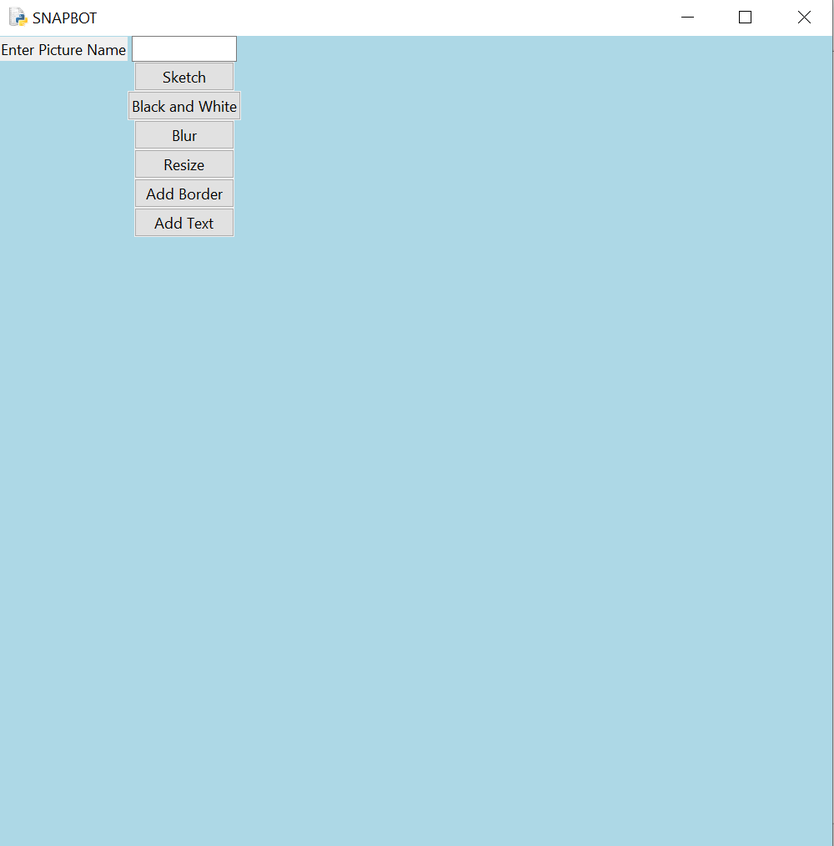
#> input picture SNAPBOT.png, 834 x 846 px, shrunk from 1000 x 1014 before the run
$ python -i snapAmend.py   (imports and definitions only)
#> lines starting #> are read from the running program, lines starting #| are printed output that depends on the picture
import tkinter as tk
from tkinter import ttk
from tkinter import *
from tkinter.filedialog import askopenfilename
import cv2
import matplotlib.pyplot as plot
# [4 lines not run here, left out]
# [1 line that did not run here, left out]
def Sketch():
    Tk().withdraw()
    filename=askopenfilename()
#> the answer given: SNAPBOT.png
    image=plot.imread(filename,1)
#> image is the input picture: shape (846, 834, 4) float32; mean R, G, B, A 0.7, 0.853, 0.9, 1
    gray=cv2.cvtColor(image,cv2.COLOR_BGR2GRAY)
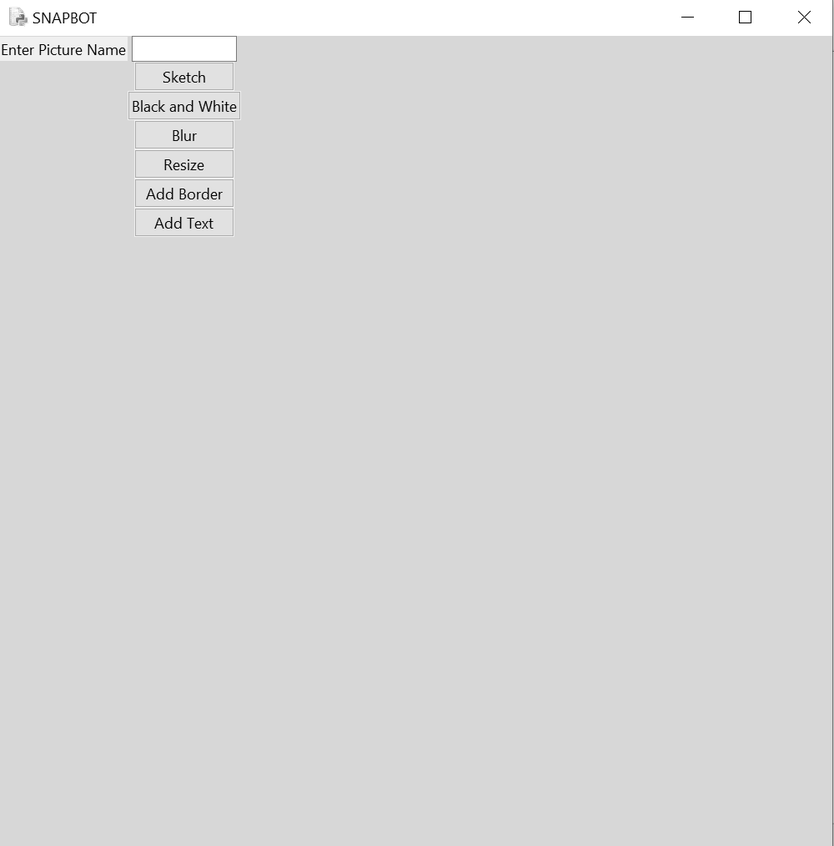
#> gray: shape (846, 834) float32; min 0, max 1, mean 0.85
    inverted=cv2.bitwise_not(gray)
    blurred=cv2.GaussianBlur(inverted,(111,111),0)
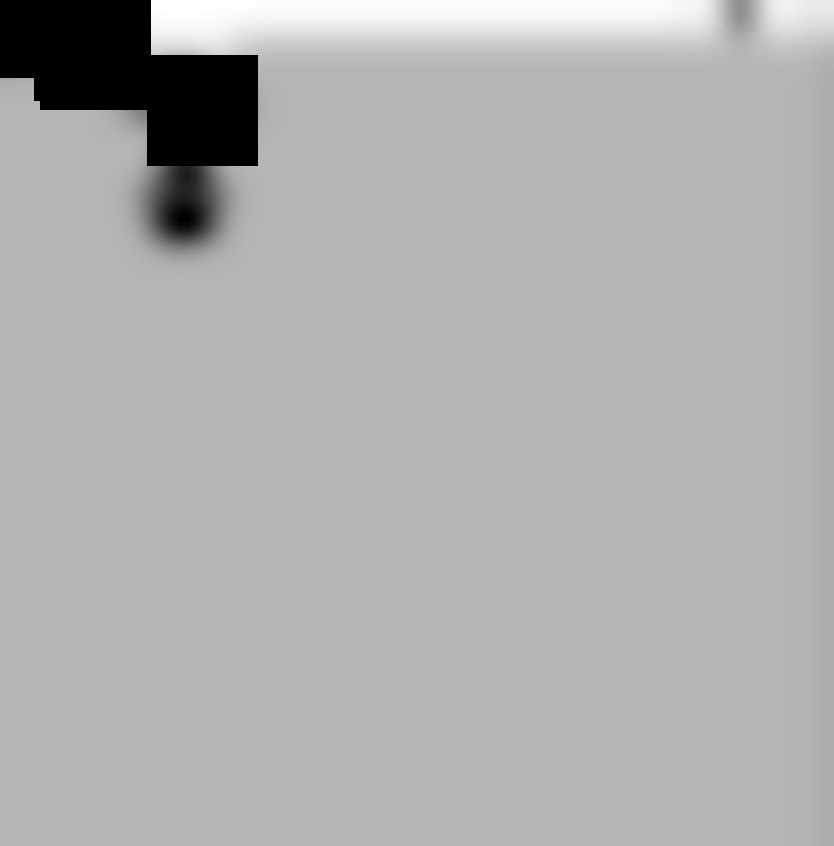
#> blurred: shape (846, 834) float32; 3.91% of the values are NaN or infinite; the others: min -8.26, max -4.02, mean -5.23; drawn with min black, max white, NaN and infinite black
    invertedBlur=255-blurred
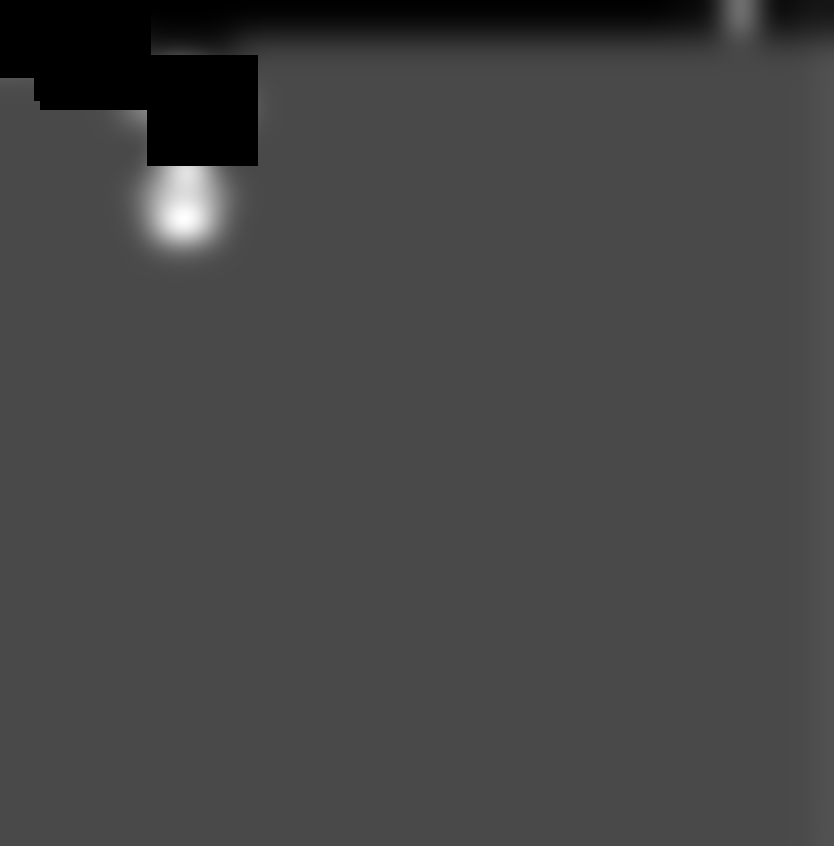
#> invertedBlur: shape (846, 834) float32; 3.91% of the values are NaN or infinite; the others: min 259, max 263.3, mean 260.2; drawn with min black, max white, NaN and infinite black
    pencilSketch=cv2.divide(gray,invertedBlur,scale=256.0)
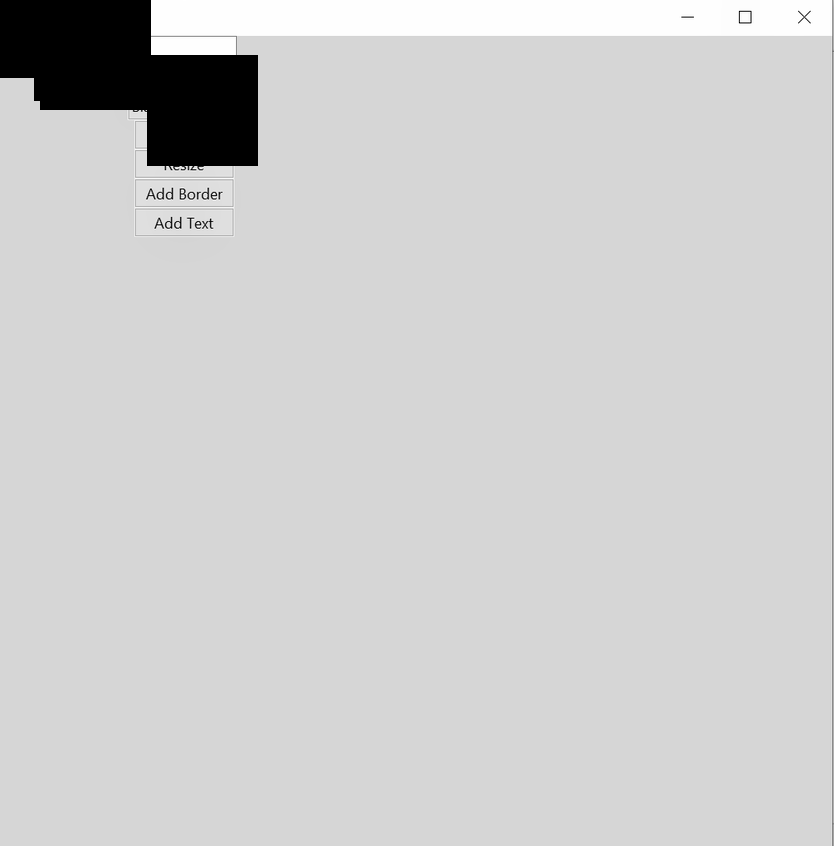
#> pencilSketch: shape (846, 834) float32; 3.91% of the values are NaN or infinite; the others: min 0.00261, max 0.988, mean 0.835; drawn with min black, max white, NaN and infinite black
    ps=cv2.cvtColor(pencilSketch,cv2.COLOR_BGR2RGB)
    plot.imshow(ps)
    plot.axis('off')
    plot.show()
# [1 line that did not run here, left out]
# [9 lines left out: function BlackandWhite, not called in this run]
# [1 line that did not run here, left out]
# [8 lines left out: function ImageBlur, not called in this run]
# [1 line that did not run here, left out]
# [41 lines left out: function Border, not called in this run]
# [1 line that did not run here, left out]
# [68 lines left out: function AddText, not called in this run]
# [1 line that did not run here, left out]
def close():
    win.destroy()
    win.quit()
# [1 line that did not run here, left out]
# [1 line not run here, left out]

>>> result = Sketch()
